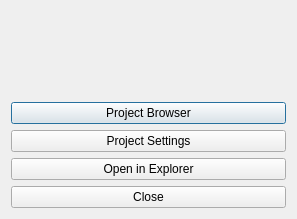
<?xml version="1.0" encoding="UTF-8"?>
<ui version="4.0">
 <class>dlg_projectCreated</class>
 <widget class="QDialog" name="dlg_projectCreated">
  <property name="geometry">
   <rect>
    <x>0</x>
    <y>0</y>
    <width>297</width>
    <height>219</height>
   </rect>
  </property>
  <property name="windowTitle">
   <string>Project created</string>
  </property>
  <layout class="QVBoxLayout" name="verticalLayout">
   <item>
    <widget class="QLabel" name="l_success">
     <property name="text">
      <string/>
     </property>
     <property name="alignment">
      <set>Qt::AlignCenter</set>
     </property>
    </widget>
   </item>
   <item>
    <widget class="QPushButton" name="b_browser">
     <property name="text">
      <string>Project Browser</string>
     </property>
    </widget>
   </item>
   <item>
    <widget class="QPushButton" name="b_settings">
     <property name="text">
      <string>Project Settings</string>
     </property>
    </widget>
   </item>
   <item>
    <widget class="QPushButton" name="b_explorer">
     <property name="text">
      <string>Open in Explorer</string>
     </property>
    </widget>
   </item>
   <item>
    <widget class="QPushButton" name="b_close">
     <property name="text">
      <string>Close</string>
     </property>
    </widget>
   </item>
  </layout>
 </widget>
 <resources/>
 <connections/>
</ui>
